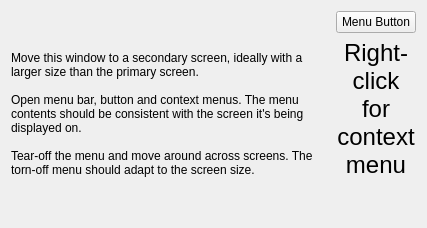
<?xml version="1.0" encoding="UTF-8"?>
<ui version="4.0">
 <class>MainWindow</class>
 <widget class="QMainWindow" name="MainWindow">
  <property name="geometry">
   <rect>
    <x>0</x>
    <y>0</y>
    <width>427</width>
    <height>228</height>
   </rect>
  </property>
  <property name="windowTitle">
   <string>MainWindow</string>
  </property>
  <widget class="QWidget" name="centralWidget">
   <layout class="QHBoxLayout" name="horizontalLayout">
    <item>
     <widget class="QLabel" name="label_2">
      <property name="text">
       <string>Move this window to a secondary screen, ideally with a larger size than the primary screen.

Open menu bar, button and context menus. The menu contents should be consistent with the screen it's being displayed on.

Tear-off the menu and move around across screens. The torn-off menu should adapt to the screen size.</string>
      </property>
      <property name="wordWrap">
       <bool>true</bool>
      </property>
     </widget>
    </item>
    <item>
     <layout class="QVBoxLayout" name="verticalLayout">
      <item>
       <widget class="QPushButton" name="menuButton">
        <property name="sizePolicy">
         <sizepolicy hsizetype="Minimum" vsizetype="Fixed">
          <horstretch>0</horstretch>
          <verstretch>0</verstretch>
         </sizepolicy>
        </property>
        <property name="text">
         <string>Menu Button</string>
        </property>
       </widget>
      </item>
      <item>
       <widget class="QLabel" name="label">
        <property name="font">
         <font>
          <pointsize>18</pointsize>
         </font>
        </property>
        <property name="text">
         <string>Right-click for context menu</string>
        </property>
        <property name="scaledContents">
         <bool>false</bool>
        </property>
        <property name="alignment">
         <set>Qt::AlignHCenter|Qt::AlignTop</set>
        </property>
        <property name="wordWrap">
         <bool>true</bool>
        </property>
       </widget>
      </item>
     </layout>
    </item>
   </layout>
  </widget>
  <widget class="QMenuBar" name="menuBar">
   <property name="geometry">
    <rect>
     <x>0</x>
     <y>0</y>
     <width>427</width>
     <height>22</height>
    </rect>
   </property>
  </widget>
 </widget>
 <layoutdefault spacing="6" margin="11"/>
 <resources/>
 <connections/>
</ui>
